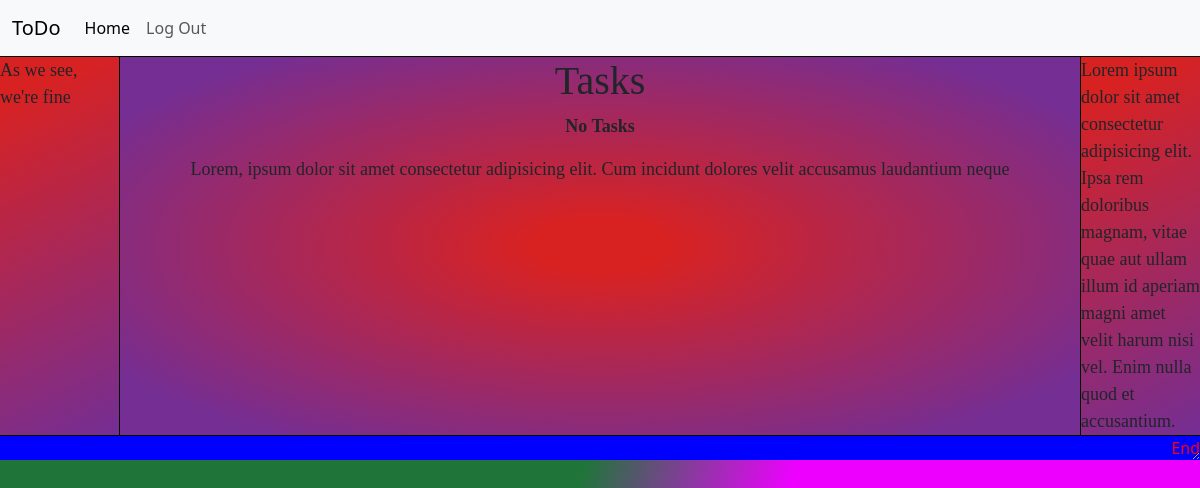
The page /todo/ on the database as committed earlier.
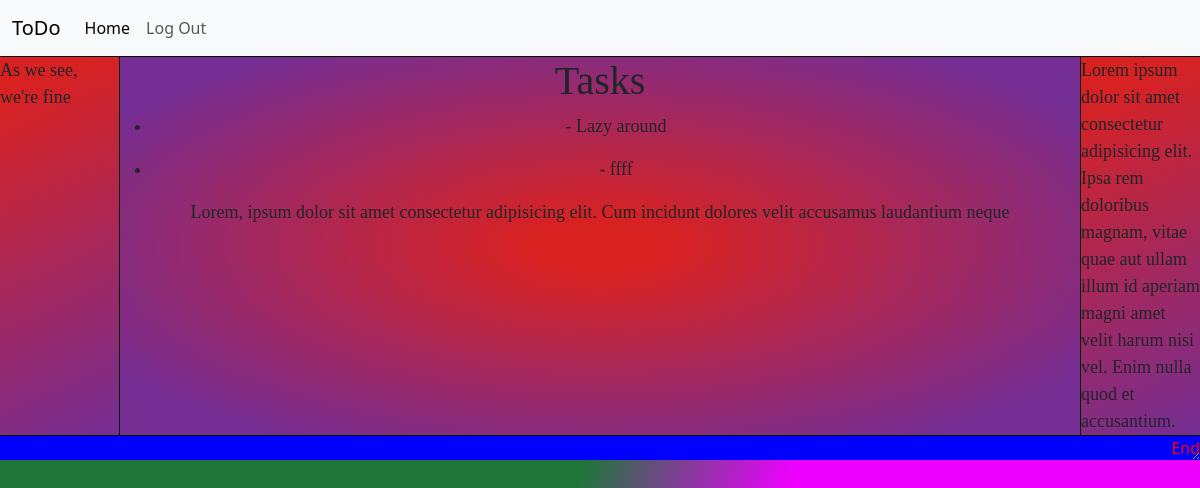
The same page on the database as committed later.
### todo_list/models.py (models this page shows, shortened)
class Task(models.Model):
    task = models.CharField(max_length=50)
    priority = models.IntegerField()
    user = models.ForeignKey(User, on_delete=models.CASCADE, related_name='Users')

### todo_list/views.py (the view)
# urls.py: path('', views.index, name='index')
def index(request):
    return render(request, 'todo_list/index.html', {
        'tasks': Task.objects.all()
    })

### todo_list/templates/todo_list/index.html (shortened to what this page needs)
{% extends "todo_list/layout.html" %}
{% block body %}
<header>
  <nav class="navbar navbar-expand-lg bg-body-tertiary">
    <div class="container-fluid">
      <a class="navbar-brand" href="#">ToDo</a>
      <div class="collapse navbar-collapse" id="navbarNavAltMarkup">
        <div class="navbar-nav">
          <a class="nav-link active" aria-current="page" href="#">Home</a>
          <a class="nav-link" href="#">Log Out</a>
        </div>
      </div>
    </div>
  </nav>
</header>
<div class="entire">
  <section>
    <div class="left-chapter">
      As we see, we're fine
    </div>
    <div class="content">
      <h1>Tasks</h1>
      {% if tasks %}
      {% for task in tasks %}
      <ul>
        <li>{{task.username}} - {{task.task}}</li>
      </ul>
      {% endfor %}
      {% else %}
        <p><strong>No Tasks</strong></p>
      {% endif %}
      Lorem, ipsum dolor sit amet consectetur adipisicing elit. Cum incidunt dolores velit accusamus laudantium neque
    </div>
    <div class="right-chapter">
      Lorem ipsum dolor sit amet consectetur adipisicing elit. Ipsa rem doloribus magnam, vitae quae aut ullam illum id
      aperiam magni amet velit harum nisi vel. Enim nulla quod et accusantium.
    </div>
  </section>
  <footer>
    End
  </footer>
</div>
{% endblock %}

Rows that differ between the two databases and show on the page:
added Task: task "Lazy around"
added Task: task "ffff"
Other text that changed with them:
text no longer shown: "No Tasks"
